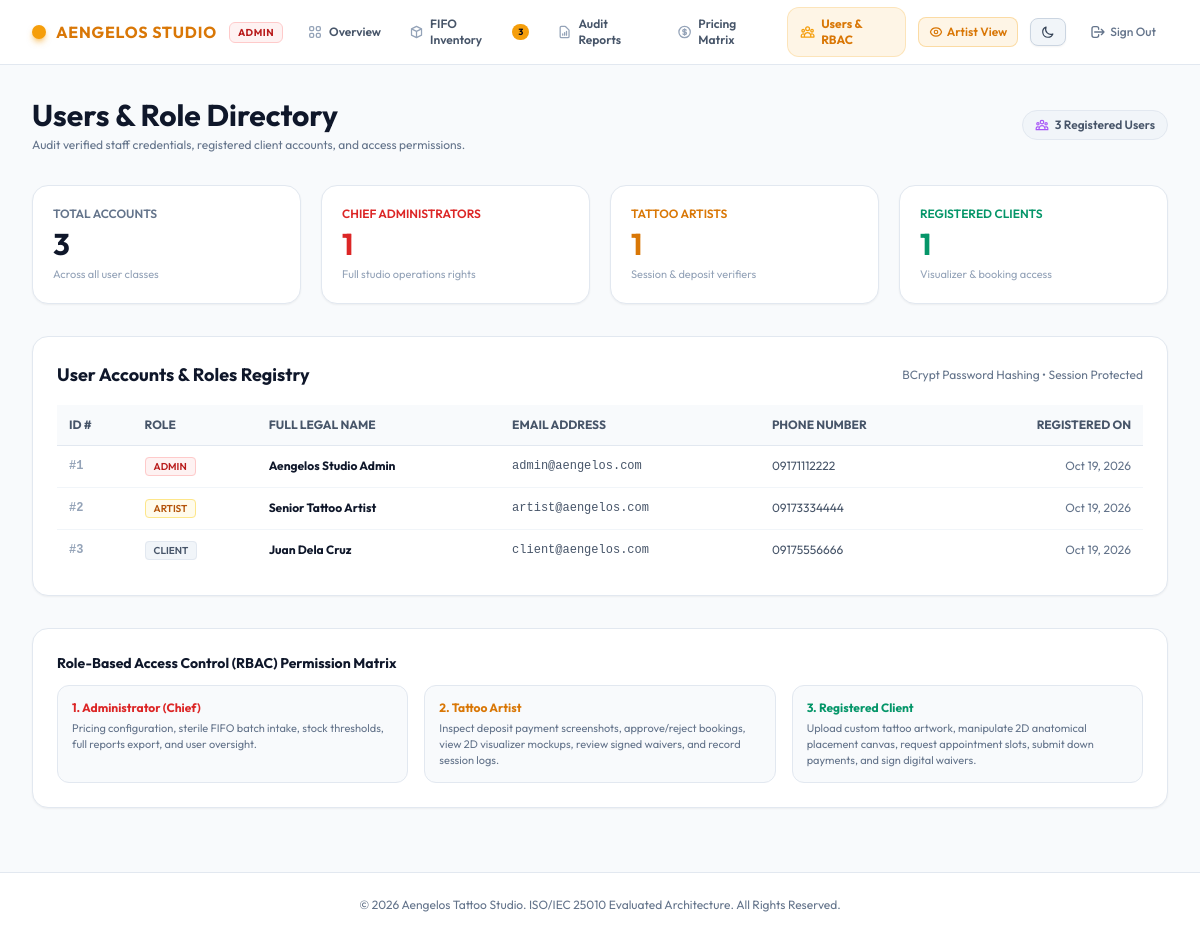
/admin_users.php (signed in), run on the app's committed database.
### tables this page shows
CREATE TABLE users (
    id INT AUTO_INCREMENT PRIMARY KEY,
    role ENUM('client', 'artist', 'admin') NOT NULL DEFAULT 'client',
    full_name VARCHAR(120) NOT NULL,
    email VARCHAR(120) NOT NULL UNIQUE,
    phone VARCHAR(30) NOT NULL,
    password_hash VARCHAR(255) NOT NULL,
    created_at TIMESTAMP DEFAULT CURRENT_TIMESTAMP
);

### public/admin_users.php (the view, shortened to what this page needs)
<?php
require_once __DIR__ . '/../config/db.php';
$users = $pdo->query("SELECT id, role, full_name, email, phone, created_at FROM users ORDER BY id ASC")->fetchAll();
$totalUsers = count($users);
$adminCount = 0;
$artistCount = 0;
$clientCount = 0;
foreach ($users as $u) {
    if ($u['role'] === 'admin') $adminCount++;
    elseif ($u['role'] === 'artist') $artistCount++;
    else $clientCount++;
}
?>
<!DOCTYPE html>
<html lang="en">
<head>
    <script src="https://cdn.tailwindcss.com"></script>
</head>
<body class="bg-slate-50 text-slate-800 dark:bg-zinc-950 dark:text-zinc-100 min-h-screen flex flex-col justify-between transition-colors duration-200">
    <div>
        <?php require_once __DIR__ . '/admin_nav.php'; ?>
        <main class="max-w-7xl mx-auto px-4 sm:px-6 lg:px-8 py-6 sm:py-8 space-y-6 sm:space-y-8">
            <div class="flex flex-col sm:flex-row sm:items-center sm:justify-between gap-3">
                <div>
                    <h1 class="text-2xl sm:text-3xl font-bold text-slate-900 dark:text-white">Users & Role Directory</h1>
                    <p class="text-xs text-slate-500 dark:text-zinc-400 mt-1">Audit verified staff credentials, registered client accounts, and access permissions.</p>
                </div>
                <div>
                    <span class="text-xs bg-slate-100 dark:bg-zinc-800 text-slate-600 dark:text-zinc-400 px-3 py-1.5 rounded-full border border-slate-200 dark:border-zinc-700 font-semibold inline-flex items-center space-x-1.5">
                        <span><?= $totalUsers ?> Registered Users</span>
                    </span>
                </div>
            </div>
            <div class="grid grid-cols-2 lg:grid-cols-4 gap-3 sm:gap-5">
                <div class="bg-white dark:bg-zinc-900/70 p-4 sm:p-5 rounded-2xl border border-slate-200 dark:border-zinc-800 shadow-sm transition-colors">
                    <span class="text-[11px] sm:text-xs uppercase font-semibold text-slate-500 dark:text-zinc-400 block mb-1">Total Accounts</span>
                    <span class="text-2xl sm:text-3xl font-bold text-slate-900 dark:text-white"><?= $totalUsers ?></span>
                    <span class="text-[10px] sm:text-[11px] text-slate-400 dark:text-zinc-500 block mt-1">Across all user classes</span>
                </div>
                <div class="bg-white dark:bg-zinc-900/70 p-4 sm:p-5 rounded-2xl border border-slate-200 dark:border-zinc-800 shadow-sm transition-colors">
                    <span class="text-[11px] sm:text-xs uppercase font-semibold text-red-600 dark:text-red-400 block mb-1">Chief Administrators</span>
                    <span class="text-2xl sm:text-3xl font-bold text-red-600 dark:text-red-400"><?= $adminCount ?></span>
                    <span class="text-[10px] sm:text-[11px] text-slate-400 dark:text-zinc-500 block mt-1">Full studio operations rights</span>
                </div>
                <div class="bg-white dark:bg-zinc-900/70 p-4 sm:p-5 rounded-2xl border border-slate-200 dark:border-zinc-800 shadow-sm transition-colors">
                    <span class="text-[11px] sm:text-xs uppercase font-semibold text-amber-600 dark:text-amber-400 block mb-1">Tattoo Artists</span>
                    <span class="text-2xl sm:text-3xl font-bold text-amber-600 dark:text-amber-400"><?= $artistCount ?></span>
                    <span class="text-[10px] sm:text-[11px] text-slate-400 dark:text-zinc-500 block mt-1">Session & deposit verifiers</span>
                </div>
                <div class="bg-white dark:bg-zinc-900/70 p-4 sm:p-5 rounded-2xl border border-slate-200 dark:border-zinc-800 shadow-sm transition-colors">
                    <span class="text-[11px] sm:text-xs uppercase font-semibold text-emerald-600 dark:text-emerald-400 block mb-1">Registered Clients</span>
                    <span class="text-2xl sm:text-3xl font-bold text-emerald-600 dark:text-emerald-400"><?= $clientCount ?></span>
                    <span class="text-[10px] sm:text-[11px] text-slate-400 dark:text-zinc-500 block mt-1">Visualizer & booking access</span>
                </div>
            </div>
            <div class="bg-white dark:bg-zinc-900/70 p-6 rounded-2xl border border-slate-200 dark:border-zinc-800 shadow-sm transition-colors">
                <div class="flex justify-between items-center mb-4">
                    <h2 class="text-base sm:text-lg font-bold text-slate-900 dark:text-white">User Accounts & Roles Registry</h2>
                    <span class="text-xs text-slate-500 dark:text-zinc-400">BCrypt Password Hashing • Session Protected</span>
                </div>
                <div class="overflow-x-auto">
                    <table class="w-full text-left text-xs">
                        <thead class="uppercase bg-slate-50 dark:bg-zinc-950/70 text-slate-600 dark:text-zinc-400 border-b border-slate-200 dark:border-zinc-800 font-medium">
                            <tr>
                                <th class="py-3 px-3">ID #</th>
                                <th class="py-3 px-3">Role</th>
                                <th class="py-3 px-3">Full Legal Name</th>
                                <th class="py-3 px-3">Email Address</th>
                                <th class="py-3 px-3">Phone Number</th>
                                <th class="py-3 px-3 text-right">Registered On</th>
                            </tr>
                        </thead>
                        <tbody class="divide-y divide-slate-100 dark:divide-zinc-800/60">
                            <?php foreach ($users as $u): ?>
                                <tr class="hover:bg-slate-50/80 dark:hover:bg-zinc-800/30 transition-colors">
                                    <td class="py-3 px-3 font-mono font-bold text-slate-400 dark:text-zinc-500">#<?= $u['id'] ?></td>
                                    <td class="py-3 px-3">
                                        <span class="px-2 py-0.5 rounded text-[10px] font-semibold uppercase
                                            <?= $u['role'] === 'admin' ? 'bg-red-50 dark:bg-red-500/10 text-red-700 dark:text-red-400 border border-red-200 dark:border-red-500/20' : ($u['role'] === 'artist' ? 'bg-amber-50 dark:bg-amber-500/10 text-amber-700 dark:text-amber-400 border border-amber-200 dark:border-amber-500/20' : 'bg-slate-100 dark:bg-zinc-800 text-slate-600 dark:text-zinc-400 border border-slate-200 dark:border-zinc-700') ?>">
                                            <?= $u['role'] ?>
                                        </span>
                                    </td>
                                    <td class="py-3 px-3 font-bold text-slate-900 dark:text-zinc-200"><?= htmlspecialchars($u['full_name']) ?></td>
                                    <td class="py-3 px-3 text-slate-600 dark:text-zinc-300 font-mono"><?= htmlspecialchars($u['email']) ?></td>
                                    <td class="py-3 px-3 text-slate-600 dark:text-zinc-400"><?= htmlspecialchars($u['phone'] ?? 'N/A') ?></td>
                                    <td class="py-3 px-3 text-right text-slate-500 dark:text-zinc-400">
                                        <?= !empty($u['created_at']) ? date('M d, Y', strtotime($u['created_at'])) : 'Seed Account' ?>
                                    </td>
                                </tr>
                            <?php endforeach; ?>
                        </tbody>
                    </table>
                </div>
            </div>
            <div class="bg-white dark:bg-zinc-900/70 p-6 rounded-2xl border border-slate-200 dark:border-zinc-800 shadow-sm transition-colors space-y-3">
                <h3 class="text-sm font-bold text-slate-900 dark:text-white">Role-Based Access Control (RBAC) Permission Matrix</h3>
                <div class="grid grid-cols-1 md:grid-cols-3 gap-4 text-xs">
                    <div class="p-3.5 rounded-xl bg-slate-50 dark:bg-zinc-950 border border-slate-200 dark:border-zinc-800 space-y-1">
                        <strong class="text-red-600 dark:text-red-400 font-bold block">1. Administrator (Chief)</strong>
                        <p class="text-slate-500 dark:text-zinc-400 text-[11px]">Pricing configuration, sterile FIFO batch intake, stock thresholds, full reports export, and user oversight.</p>
                    </div>
                    <div class="p-3.5 rounded-xl bg-slate-50 dark:bg-zinc-950 border border-slate-200 dark:border-zinc-800 space-y-1">
                        <strong class="text-amber-600 dark:text-amber-400 font-bold block">2. Tattoo Artist</strong>
                        <p class="text-slate-500 dark:text-zinc-400 text-[11px]">Inspect deposit payment screenshots, approve/reject bookings, view 2D visualizer mockups, review signed waivers, and record session logs.</p>
                    </div>
                    <div class="p-3.5 rounded-xl bg-slate-50 dark:bg-zinc-950 border border-slate-200 dark:border-zinc-800 space-y-1">
                        <strong class="text-emerald-600 dark:text-emerald-400 font-bold block">3. Registered Client</strong>
                        <p class="text-slate-500 dark:text-zinc-400 text-[11px]">Upload custom tattoo artwork, manipulate 2D anatomical placement canvas, request appointment slots, submit down payments, and sign digital waivers.</p>
                    </div>
                </div>
            </div>
        </main>
    </div>
    <footer class="py-6 px-4 sm:px-8 border-t border-slate-200 dark:border-zinc-900 bg-white dark:bg-transparent text-center text-xs text-slate-500 dark:text-zinc-600 transition-colors mt-8">
        &copy; <?= date('Y') ?> Aengelos Tattoo Studio. ISO/IEC 25010 Evaluated Architecture. All Rights Reserved.
    </footer>
</body>
</html>

### public/admin_users.php (style rules this page uses)
body { font-family: 'Outfit', sans-serif; }

### data on the page
users: id "1", role "ADMIN", full_name "Aengelos Studio Admin", email "admin@aengelos.com", phone "09171112222", created_at "Oct 19, 2026"
users: id "2", role "ARTIST", full_name "Senior Tattoo Artist", email "artist@aengelos.com", phone "09173334444", created_at "Oct 19, 2026"
users: id "3", role "CLIENT", full_name "Juan Dela Cruz", email "client@aengelos.com", phone "09175556666", created_at "Oct 19, 2026"

### other printed values
$totalAlertsCount "3"
$totalUsers "3"
$adminCount "1"
$artistCount "1"
$clientCount "1"
